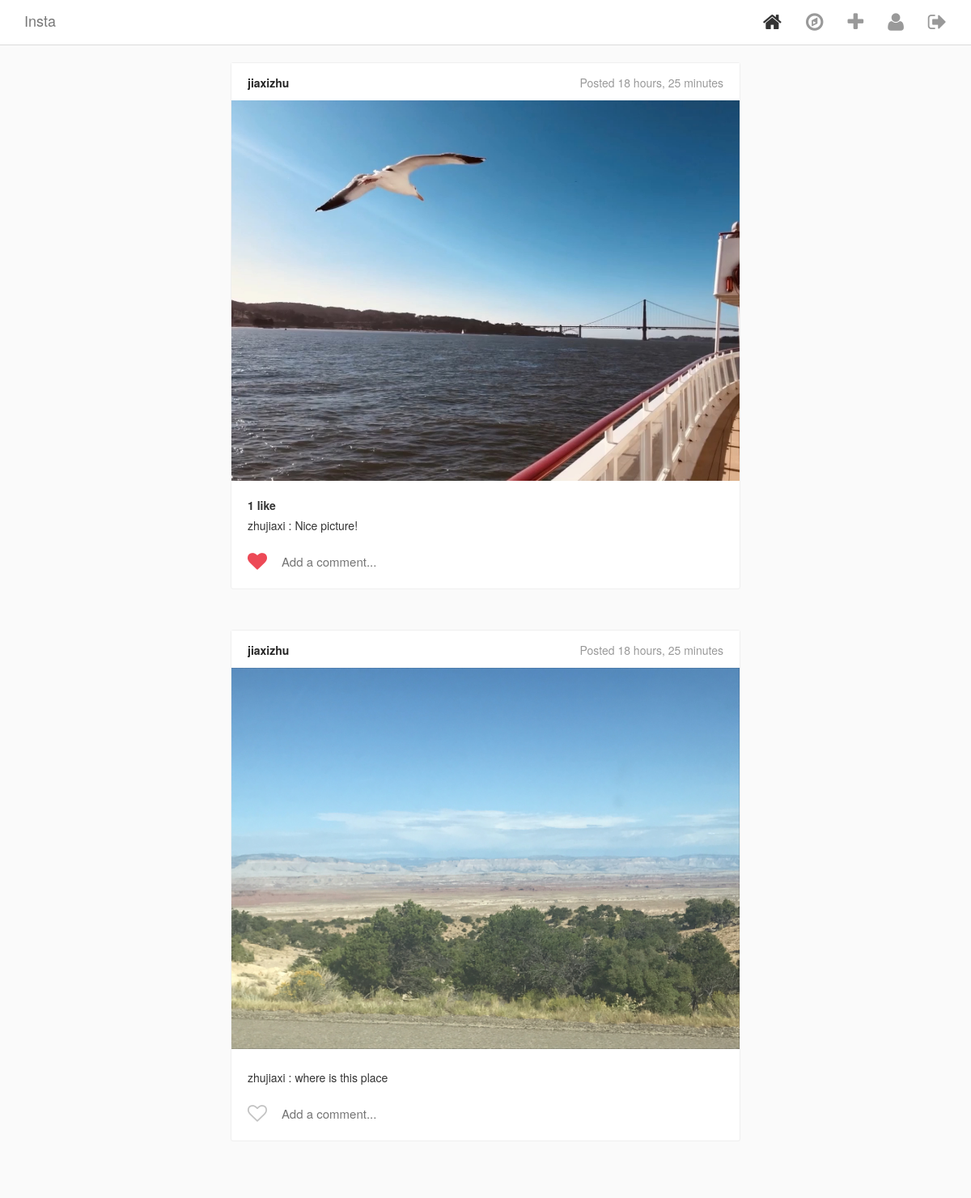
/ (signed in), run on the app's committed database.
### Insta/models.py (models this page shows, shortened)
class Post(models.Model):
    author = models.ForeignKey(
        InstaUser,
        on_delete=models.CASCADE,
        related_name='my_posts',
        blank=True,
        null=True,
    )
    title = models.TextField(blank=True, null=True)
    image = ProcessedImageField(
        upload_to='static/images/posts',
        format='JPEG',
        options={'quality': 100},
        blank=True,
        null=True
    )
    posted_on = models.DateTimeField(
        auto_now_add=True,
        editable=False,
        blank=True,
        null=True
    )
    def get_like_count(self):
        return self.likes.count()
    class Meta:
        ordering = ['-posted_on']

class InstaUser(AbstractUser):
    profile_pic = ProcessedImageField(
        upload_to='static/images/profiles',
        format='JPEG',
        options={'quality': 100},
        blank=True,
        null=True
    )

class Comment(models.Model):
    post = models.ForeignKey(
        Post,
        on_delete=models.CASCADE,
        related_name='comments'
    )
    user = models.ForeignKey(
        InstaUser,
        on_delete=models.CASCADE,
    )
    comment = models.CharField(max_length=100)
    posted_on = models.DateTimeField(auto_now_add=True, editable=False)

### Insta/views.py (the view)
# urls.py: path('', PostsView.as_view(), name = 'posts'),
class PostsView(ListView):
    model = Post
    template_name = 'index.html'
    def get_queryset(self):
        if not self.request.user.is_authenticated:
            return
        current_user = self.request.user
        following = set()
        for conn in UserConnection.objects.filter(creator=current_user).select_related('following'):
            following.add(conn.following)
        return Post.objects.filter(author__in=following)

### Insta/templatetags/custom_tags.py (called while the page is built)
@register.simple_tag
def has_user_liked_post(post, user):
    try:
        like = Like.objects.get(post=post, user=user)
        return "fa-heart"
    except:
        return "fa-heart-o"

@register.simple_tag(takes_context=True)
def active(context, pattern_or_urlname):
    try:
        pattern = reverse(pattern_or_urlname)
    except NoReverseMatch:
        pattern = pattern_or_urlname
    path = context['request'].path
    if re.search(pattern, path):
        return 'active'
    return ''

### templates/index.html (shortened to what this page needs)
{% extends "base.html" %}
{% load custom_tags %}
{% block content %}
<div class="cards-listing">
    {% for post in object_list %}
        <div class="row">
            <div class="card view-update {{ post.pk }}">
                <div class="card__panel-head">
                    <div class="poster__info">
                        <a href="{% url 'user_detail' post.author.id %}" class="poster__name">
                            {{ post.author.username }}
                        </a>
                        <span class ="poster__timestamp"> Posted {{ post.posted_on|timesince}}</span>
                    </div>
                </div>
                <a href="{% url 'posts_detail' post.pk %}">
                    <img class="card__main-image" src="/{{ post.image }}">
                </a>
                <div class="card__panel-body">
                    <div class="likes">
                        {% if post.get_like_count %}
                            {{ post.get_like_count }} like{% if post.get_like_count > 1 %}s{% endif %}
                        {% endif %}
                    </div>
                    <ul class ="comment-list">
                        {% for comment in post.comments.all %}
                        <li class = "comment-like_comment">
                            <a href="{% url 'user_detail' comment.user.id %}" class="poster__name">
                                {{comment.user.username}}
                            </a>
                            <span class="comment">:  {{comment.comment}}</span>
                        </li>
                        {% endfor %}
                    </ul>
                    <section class="input-row">
                        <i class="fa {% has_user_liked_post post user %} submit-like" aria-hidden="true"> </i>
                        <div class="comment-input-wrapper">
                            <input class="add-comment" type="text" placeholder="Add a comment...">
                        </div>
                    </section>
                </div>
            </div>
        </div>
    {% endfor %}
</div>
{% endblock content %}

### templates/base.html (shortened to what this page needs)
<html>
    <head>
        {% load static %}
        <link href="{% static 'vendor/bootstrap/css/bootstrap.min.css' %}" rel="stylesheet">
        <link href="{% static 'vendor/font-awesome-4.6.3/css/font-awesome.min.css' %}" rel="stylesheet">
        <link href="{% static 'css/style.css' %}" rel="stylesheet">
    </head>
    <body>
        {% load static %}
        {% include 'header.html' %}
        <div class="content-wrapper">
            <div class="container">
                {% block content %}
                {% endblock content%}
            </div>
        </div>
    </body>
</html>

### templates/header.html (shortened to what this page needs)
{% load custom_tags %}
<div class="navbar navbar-default navbar-fixed-top" id="main-nav">
    <div class="container desktop">
        <div class="navbar-header">
            <a href="{% url 'posts' %}" class="navbar-brand">Insta</a>
        </div>
        <div id="navbar-main">
            <ul class="nav navbar-nav navbar-right">
                {% if request.user.is_authenticated %}
                    <li>
                      <a href="{% url 'posts' %}">
                        <i class="fa fa-home {% if request.resolver_match.url_name == 'posts' %}active{% endif %}" aria-hidden="true"></i>
                      </a>
                    </li>
                    <li><a href="{% url 'explore' %}"><i class="fa fa-compass {% active 'explore' %}" aria-hidden="true"></i></a></li>
                    <li><a href="{% url 'make_post' %}"><i class="fa fa-plus  {% active 'make_post' %}" aria-hidden="true"></i></a></li>
                    <li><a href="{% url 'user_detail' user.id %}"><i class="fa fa-user {% if request.resolver_match.url_name == 'user_detail' %}active{% endif %}" aria-hidden="true"></i></a></li>
                    <li><a href="{% url 'logout' %}"><i class="fa fa-sign-out {% active 'logout' %}" aria-hidden="true"></i></a></li>
                {% endif %}
            </ul>
        </div>
    </div>
</div>

### static/css/style.css (style rules this page uses)
html { height: 100%; }
body { min-height: 100%; background-color: #fafafa; }
.content-wrapper { margin-top: 57px; margin-bottom: 60px; background-color: #fafafa; }
.navbar { background-color: #fff; border-bottom-color: #dbdbdb; }
.navbar .fa { font-size: 25px; color: #999999; }
.navbar .fa.active { color: #333; }
.cards-listing { max-width: 600px; width: 100%; margin: 20px auto; }
.card { background-color: #fff; margin-bottom: 50px; border: 1px solid #efefef; border-radius: 3px; }
.card__panel-head { background: #fff; padding: 14px 20px 12px; }
.card__panel-head .poster__name { color: #262626; font-weight: bold; }
.card__panel-head .poster__timestamp { float: right; color: #999; }
.card__main-image { max-width: 100%; max-height: 600px; height: auto; margin: 0 auto; display: block; }
.card__panel-body { padding: 20px; padding-bottom: 0; }
.card__panel-body a { color: #333; }
.card__panel-body .likes { font-weight: bold; margin-bottom: 5px; }
.comment-list { list-style: none; margin: 0; padding: 0; }
.input-row { position: relative; display: flex; align-items: center; height: 68px; padding-left: 40px; }
.input-row .submit-like { cursor: pointer; position: absolute; top: 32%; left: 0; color: #C2C2C2; font-size: 24px; }
.input-row .submit-like.fa-heart { color: #ED4956; }
.input-row .comment-input-wrapper { display: inline-block; color: #262626; font-size: 15px; width: 100%; }
.input-row .comment-input-wrapper input { width: 100%; border: none; outline: none; }

### data on the page
Post: author.username "jiaxizhu", posted_on "18 hours, 25 minutes", image (picture), get_like_count "1"
Comment: user.username "zhujiaxi", comment "Nice picture!"
Post: author.username "jiaxizhu", posted_on "18 hours, 25 minutes", image (picture)
Comment: user.username "zhujiaxi", comment "where is this place"
